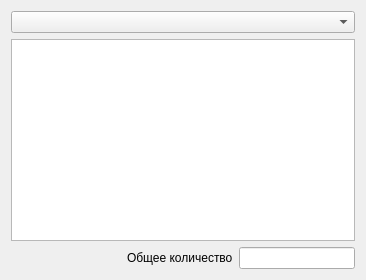
<?xml version="1.0" encoding="UTF-8"?>
<ui version="4.0">
 <class>ListOfAllGroupAlbums</class>
 <widget class="QWidget" name="ListOfAllGroupAlbums">
  <property name="geometry">
   <rect>
    <x>0</x>
    <y>0</y>
    <width>366</width>
    <height>280</height>
   </rect>
  </property>
  <property name="windowTitle">
   <string>Список альбомов групп</string>
  </property>
  <property name="windowIcon">
   <iconset resource="icons/icons.qrc">
    <normaloff>:/icons/gallery1.png</normaloff>:/icons/gallery1.png</iconset>
  </property>
  <layout class="QGridLayout" name="gridLayout">
   <item row="0" column="0">
    <layout class="QVBoxLayout" name="verticalLayout">
     <item>
      <widget class="QComboBox" name="groupList"/>
     </item>
     <item>
      <widget class="QTableView" name="tableView"/>
     </item>
     <item>
      <layout class="QHBoxLayout" name="horizontalLayout">
       <item>
        <spacer name="horizontalSpacer">
         <property name="orientation">
          <enum>Qt::Horizontal</enum>
         </property>
         <property name="sizeHint" stdset="0">
          <size>
           <width>40</width>
           <height>20</height>
          </size>
         </property>
        </spacer>
       </item>
       <item>
        <widget class="QLabel" name="label">
         <property name="text">
          <string>Общее количество</string>
         </property>
        </widget>
       </item>
       <item>
        <widget class="QLineEdit" name="totalAmount"/>
       </item>
      </layout>
     </item>
    </layout>
   </item>
  </layout>
 </widget>
 <resources>
  <include location="icons/icons.qrc"/>
 </resources>
 <connections/>
</ui>
